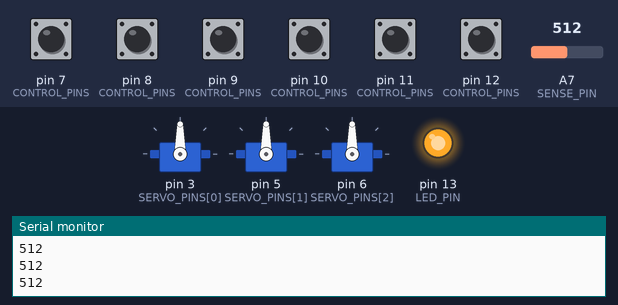
This sketch was run on a simulated Arduino Nano, built with avr-gcc and run on an emulated ATmega328P. On the bench: 3 × servo, output pins drawn as LEDs (lit = HIGH), the last lines printed to the serial monitor. Inputs (shaded band) come from the test bench; at power-on: pin 7 (CONTROL_PINS), pin 8 (CONTROL_PINS), pin 9 (CONTROL_PINS), pin 10 (CONTROL_PINS), pin 11 (CONTROL_PINS), pin 12 (CONTROL_PINS) HIGH, A7 (SENSE_PIN) = 512.

Above: at 1.2 s.
1.3 s: pin 7 (CONTROL_PINS) pulled LOW for 1 s
At 2.3 s:
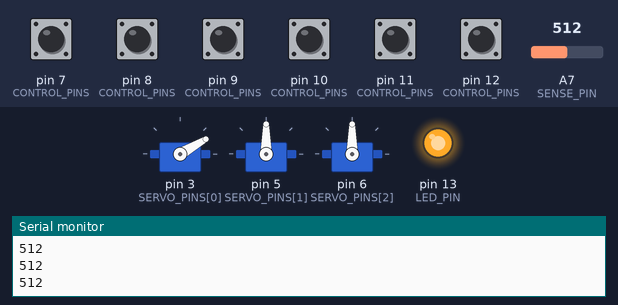
3.8 s: pin 8 (CONTROL_PINS) pulled LOW for 1 s
At 5.9 s:
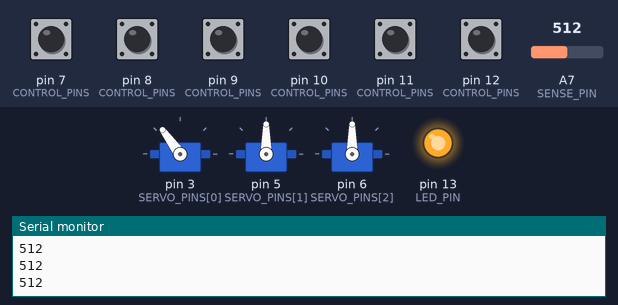
6.3 s: A7 (SENSE_PIN) set to 110
7.8 s: A7 (SENSE_PIN) set to 91
At 8.5 s:
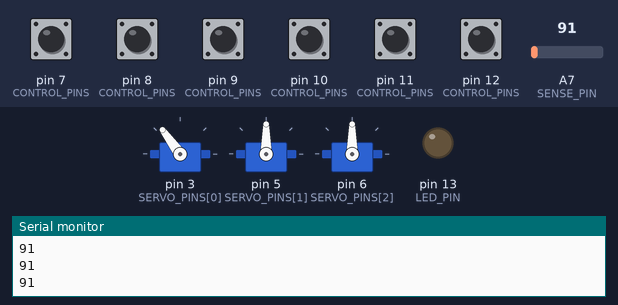
9.3 s: pin 9 (CONTROL_PINS) pulled LOW for 0.15 s
At 10.0 s:
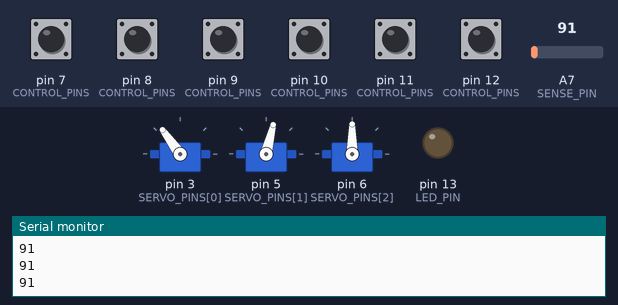
10.9 s: pin 11 (CONTROL_PINS) pulled LOW for 0.15 s
At 12.4 s:
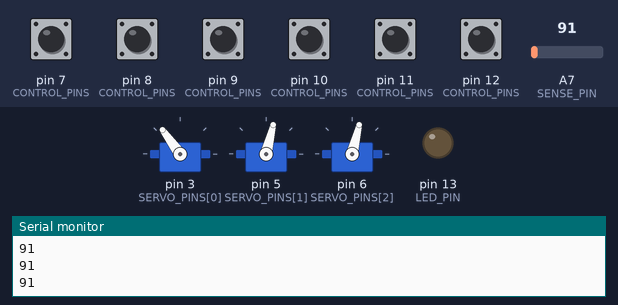
Timing chart, 0 to 13.5 s (numbered marks = the images above; inputs shaded):
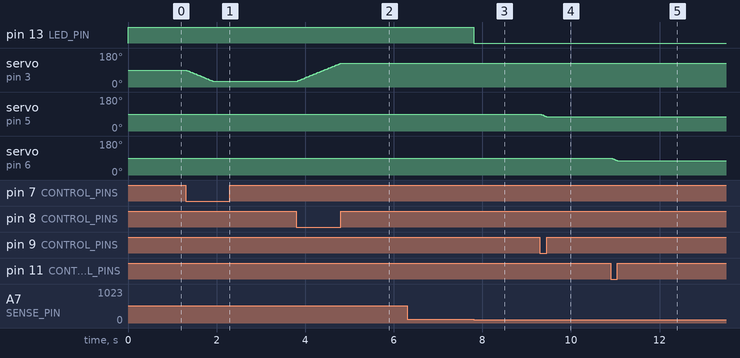

The sketch:

main.ino
```cpp
#include <Servo.h>

// Functions
void setup();
void loop();
void setupServo(int);
void handleLightSense();
void handleReset(boolean);
void handleControl(int);
void loopServos(void (*function)(int));
void setPosition(int, int);
void resetPosition(int);
void addPosition(int);
void subPosition(int);

// Constants
const int SERVO_COUNT = 3;
const int DEFAULT_POSITION = 90;
const int SENSE_PIN = A7;
const int LED_PIN = 13;
const int SERVO_PINS[SERVO_COUNT] = {3, 5, 6};
const int CONTROL_PINS[SERVO_COUNT][2] = {{7, 8}, {9, 10}, {11, 12}};
const int CONTROL_LEFT = 0;
const int CONTROL_RIGHT = 1;
const int POSITION_DEFAULT = 0;
const int POSITION_MIN = 1;
const int POSITION_MAX = 2;
const int POSITION_CURRENT = 3;
const float DELAY = 10;
const float RESET_THRESHOLD = 60000;

// Variables
float resetCounter = 0;
Servo servos[SERVO_COUNT];
int positions[SERVO_COUNT][4] = {
  {90, 30, 150, 90},
  {90, 30, 150, 90},
  {90, 30, 150, 90}
};

void setup() {
  Serial.begin(9600);
  pinMode(LED_PIN, OUTPUT);
  loopServos(setupServo);
}

void loop() {
  loopServos(handleControl);
  handleLightSense();
  delay(DELAY);
}

void setupServo(int id) {
  servos[id].attach(SERVO_PINS[id]);
  servos[id].write(positions[id][POSITION_DEFAULT]);
  pinMode(CONTROL_PINS[id][CONTROL_LEFT], INPUT_PULLUP);
  pinMode(CONTROL_PINS[id][CONTROL_RIGHT], INPUT_PULLUP);
}

void handleLightSense() {
  int lightValue = analogRead(SENSE_PIN);
  Serial.println(lightValue);

  if (lightValue >= 100) {
    digitalWrite(LED_PIN, HIGH);
  } else {
    digitalWrite(LED_PIN, LOW);
  }
}

void handleReset(boolean isInput) {
  if (isInput) {
    resetCounter = 0;
  } else {
    resetCounter += DELAY / SERVO_COUNT;

    if (resetCounter >= RESET_THRESHOLD) {
      loopServos(resetPosition);
      resetCounter = 0;
    }
  }
}

void handleControl(int id) {
  bool isRight = digitalRead(CONTROL_PINS[id][CONTROL_LEFT]) == LOW;
  bool isLeft = digitalRead(CONTROL_PINS[id][CONTROL_RIGHT]) == LOW;

  handleReset(isRight || isLeft);

  if (isRight && positions[id][POSITION_CURRENT] > positions[id][POSITION_MIN]) {
    subPosition(id);
  }

  if (isLeft && positions[id][POSITION_CURRENT] < positions[id][POSITION_MAX]) {
    addPosition(id);
  }
}

void loopServos(void (*function)(int id)) {
  for (int id = 0; id < SERVO_COUNT; id++) {
    (*function)(id);
  }
}

void setPosition(int id, int newPos) {
  if (positions[id][POSITION_CURRENT] != newPos) {
    positions[id][POSITION_CURRENT] = newPos;
    servos[id].write(positions[id][POSITION_CURRENT]);
  }
}

void resetPosition(int id) {
  setPosition(id, positions[id][POSITION_DEFAULT]);
}

void addPosition(int id) {
  setPosition(id, positions[id][POSITION_CURRENT] + 1);
}

void subPosition(int id) {
  setPosition(id, positions[id][POSITION_CURRENT] - 1);
}
```

Measured:
- the behaviour switches between 100 and 99 on A7 (SENSE_PIN) (found by bisection; images 2 and 3)
- after the input at 1.3 s, servo on pin 3 (SERVO_PINS[0]): moves from 90° to 30° over 0.62 s, starting at once
- after the input at 3.8 s, servo on pin 3 (SERVO_PINS[0]): moves from 30° to 126° over 0.99 s, starting at once
- after the input at 7.8 s, pin 13 (LED_PIN): HIGH → LOW at once
- after the input at 9.3 s, servo on pin 5 (SERVO_PINS[1]): 90° → 76° at once
- after the input at 10.9 s, servo on pin 6 (SERVO_PINS[2]): 90° → 76° at once
